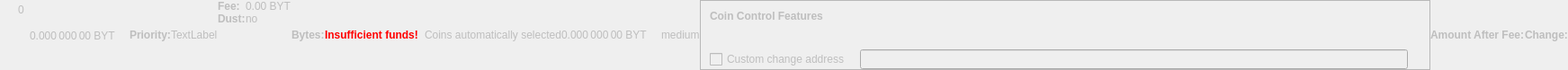
    <widget class="QWidget" name="dummyHideWidget" native="true">
     <property name="enabled">
      <bool>false</bool>
     </property>
     <property name="maximumSize">
      <size>
       <width>100</width>
       <height>22</height>
      </size>
     </property>
     <layout class="QHBoxLayout" name="dummyHideLayout">
      <property name="spacing">
       <number>0</number>
      </property>
      <property name="margin">
       <number>0</number>
      </property>
      <item>
       <layout class="QFormLayout" name="formLayoutCoinControl1">
        <property name="horizontalSpacing">
         <number>10</number>
        </property>
        <property name="verticalSpacing">
         <number>14</number>
        </property>
        <property name="leftMargin">
         <number>10</number>
        </property>
        <property name="topMargin">
         <number>4</number>
        </property>
        <property name="rightMargin">
         <number>6</number>
        </property>
        <item row="0" column="1">
         <widget class="QLabel" name="labelCoinControlBytes">
          <property name="cursor">
           <cursorShape>IBeamCursor</cursorShape>
          </property>
          <property name="contextMenuPolicy">
           <enum>Qt::ActionsContextMenu</enum>
          </property>
          <property name="text">
           <string notr="true">0</string>
          </property>
          <property name="textInteractionFlags">
           <set>Qt::LinksAccessibleByMouse|Qt::TextSelectableByKeyboard|Qt::TextSelectableByMouse</set>
          </property>
         </widget>
        </item>
       </layout>
      </item>
      <item>
       <widget class="QLabel" name="labelCoinControlAfterFee">
        <property name="enabled">
         <bool>false</bool>
        </property>
        <property name="sizePolicy">
         <sizepolicy hsizetype="Fixed" vsizetype="Fixed">
          <horstretch>0</horstretch>
          <verstretch>0</verstretch>
         </sizepolicy>
        </property>
        <property name="minimumSize">
         <size>
          <width>111</width>
          <height>12</height>
         </size>
        </property>
        <property name="maximumSize">
         <size>
          <width>111</width>
          <height>12</height>
         </size>
        </property>
        <property name="cursor">
         <cursorShape>IBeamCursor</cursorShape>
        </property>
        <property name="contextMenuPolicy">
         <enum>Qt::ActionsContextMenu</enum>
        </property>
        <property name="text">
         <string notr="true">0.000 000 00 BYT</string>
        </property>
        <property name="textInteractionFlags">
         <set>Qt::LinksAccessibleByMouse|Qt::TextSelectableByKeyboard|Qt::TextSelectableByMouse</set>
        </property>
       </widget>
      </item>
      <item>
       <widget class="QLabel" name="labelCoinControlPriorityText">
        <property name="enabled">
         <bool>false</bool>
        </property>
        <property name="font">
         <font>
          <weight>75</weight>
          <bold>true</bold>
         </font>
        </property>
        <property name="text">
         <string>Priority:</string>
        </property>
       </widget>
      </item>
      <item>
       <layout class="QHBoxLayout" name="horizontalLayout">
        <item>
         <widget class="QLabel" name="WarningLabel">
          <property name="text">
           <string>TextLabel</string>
          </property>
         </widget>
        </item>
       </layout>
      </item>
      <item>
       <layout class="QFormLayout" name="formLayoutCoinControl3">
        <property name="horizontalSpacing">
         <number>0</number>
        </property>
        <property name="verticalSpacing">
         <number>0</number>
        </property>
        <property name="leftMargin">
         <number>0</number>
        </property>
        <property name="topMargin">
         <number>0</number>
        </property>
        <property name="rightMargin">
         <number>0</number>
        </property>
        <item row="0" column="0">
         <widget class="QLabel" name="labelCoinControlFeeText">
          <property name="enabled">
           <bool>false</bool>
          </property>
          <property name="font">
           <font>
            <weight>75</weight>
            <bold>true</bold>
           </font>
          </property>
          <property name="text">
           <string>Fee:</string>
          </property>
          <property name="margin">
           <number>0</number>
          </property>
         </widget>
        </item>
        <item row="0" column="1">
         <widget class="QLabel" name="labelCoinControlFee">
          <property name="enabled">
           <bool>false</bool>
          </property>
          <property name="cursor">
           <cursorShape>IBeamCursor</cursorShape>
          </property>
          <property name="contextMenuPolicy">
           <enum>Qt::ActionsContextMenu</enum>
          </property>
          <property name="text">
           <string notr="true">0.00 BYT</string>
          </property>
          <property name="textInteractionFlags">
           <set>Qt::LinksAccessibleByMouse|Qt::TextSelectableByKeyboard|Qt::TextSelectableByMouse</set>
          </property>
         </widget>
        </item>
        <item row="1" column="0">
         <widget class="QLabel" name="labelCoinControlLowOutputText">
          <property name="enabled">
           <bool>false</bool>
          </property>
          <property name="font">
           <font>
            <weight>75</weight>
            <bold>true</bold>
           </font>
          </property>
          <property name="text">
           <string>Dust:</string>
          </property>
         </widget>
        </item>
        <item row="1" column="1">
         <widget class="QLabel" name="labelCoinControlLowOutput">
          <property name="enabled">
           <bool>false</bool>
          </property>
          <property name="cursor">
           <cursorShape>IBeamCursor</cursorShape>
          </property>
          <property name="contextMenuPolicy">
           <enum>Qt::ActionsContextMenu</enum>
          </property>
          <property name="text">
           <string>no</string>
          </property>
          <property name="textInteractionFlags">
           <set>Qt::LinksAccessibleByMouse|Qt::TextSelectableByKeyboard|Qt::TextSelectableByMouse</set>
          </property>
         </widget>
        </item>
       </layout>
      </item>
      <item>
       <widget class="QLabel" name="labelCoinControlBytesText">
        <property name="enabled">
         <bool>false</bool>
        </property>
        <property name="font">
         <font>
          <weight>75</weight>
          <bold>true</bold>
         </font>
        </property>
        <property name="text">
         <string>Bytes:</string>
        </property>
       </widget>
      </item>
      <item>
       <layout class="QFormLayout" name="formLayoutCoinControl2">
        <property name="horizontalSpacing">
         <number>0</number>
        </property>
        <property name="verticalSpacing">
         <number>0</number>
        </property>
        <property name="leftMargin">
         <number>0</number>
        </property>
        <property name="topMargin">
         <number>0</number>
        </property>
        <property name="rightMargin">
         <number>0</number>
        </property>
       </layout>
      </item>
      <item>
       <layout class="QHBoxLayout" name="horizontalLayoutCoinControl2">
        <property name="spacing">
         <number>0</number>
        </property>
        <property name="bottomMargin">
         <number>0</number>
        </property>
       </layout>
      </item>
      <item>
       <widget class="QLabel" name="labelCoinControlInsuffFunds">
        <property name="enabled">
         <bool>false</bool>
        </property>
        <property name="minimumSize">
         <size>
          <width>0</width>
          <height>0</height>
         </size>
        </property>
        <property name="font">
         <font>
          <weight>75</weight>
          <bold>true</bold>
         </font>
        </property>
        <property name="styleSheet">
         <string notr="true">color:red;font-weight:bold;</string>
        </property>
        <property name="text">
         <string>Insufficient funds!</string>
        </property>
        <property name="margin">
         <number>5</number>
        </property>
       </widget>
      </item>
      <item>
       <layout class="QFormLayout" name="formLayoutCoinControl4">
        <property name="horizontalSpacing">
         <number>0</number>
        </property>
        <property name="verticalSpacing">
         <number>0</number>
        </property>
        <property name="leftMargin">
         <number>0</number>
        </property>
        <property name="topMargin">
         <number>0</number>
        </property>
        <property name="rightMargin">
         <number>0</number>
        </property>
       </layout>
      </item>
      <item>
       <widget class="QLabel" name="labelCoinControlChangeLabel">
        <property name="enabled">
         <bool>false</bool>
        </property>
        <property name="sizePolicy">
         <sizepolicy hsizetype="Preferred" vsizetype="Expanding">
          <horstretch>0</horstretch>
          <verstretch>0</verstretch>
         </sizepolicy>
        </property>
        <property name="minimumSize">
         <size>
          <width>0</width>
          <height>0</height>
         </size>
        </property>
        <property name="text">
         <string/>
        </property>
        <property name="margin">
         <number>3</number>
        </property>
       </widget>
      </item>
      <item>
       <widget class="QLabel" name="labelCoinControlAutomaticallySelected">
        <property name="enabled">
         <bool>false</bool>
        </property>
        <property name="sizePolicy">
         <sizepolicy hsizetype="Fixed" vsizetype="Fixed">
          <horstretch>0</horstretch>
          <verstretch>0</verstretch>
         </sizepolicy>
        </property>
        <property name="minimumSize">
         <size>
          <width>0</width>
          <height>0</height>
         </size>
        </property>
        <property name="maximumSize">
         <size>
          <width>240</width>
          <height>16777215</height>
         </size>
        </property>
        <property name="text">
         <string>Coins automatically selected</string>
        </property>
        <property name="margin">
         <number>5</number>
        </property>
       </widget>
      </item>
      <item>
       <widget class="QLabel" name="labelCoinControlChange">
        <property name="enabled">
         <bool>false</bool>
        </property>
        <property name="sizePolicy">
         <sizepolicy hsizetype="Fixed" vsizetype="Fixed">
          <horstretch>0</horstretch>
          <verstretch>0</verstretch>
         </sizepolicy>
        </property>
        <property name="minimumSize">
         <size>
          <width>111</width>
          <height>0</height>
         </size>
        </property>
        <property name="maximumSize">
         <size>
          <width>111</width>
          <height>16777215</height>
         </size>
        </property>
        <property name="cursor">
         <cursorShape>IBeamCursor</cursorShape>
        </property>
        <property name="contextMenuPolicy">
         <enum>Qt::ActionsContextMenu</enum>
        </property>
        <property name="text">
         <string notr="true">0.000 000 00 BYT</string>
        </property>
        <property name="textInteractionFlags">
         <set>Qt::LinksAccessibleByMouse|Qt::TextSelectableByKeyboard|Qt::TextSelectableByMouse</set>
        </property>
       </widget>
      </item>
      <item>
       <widget class="QLabel" name="labelCoinControlPriority">
        <property name="enabled">
         <bool>false</bool>
        </property>
        <property name="cursor">
         <cursorShape>IBeamCursor</cursorShape>
        </property>
        <property name="contextMenuPolicy">
         <enum>Qt::ActionsContextMenu</enum>
        </property>
        <property name="text">
         <string>medium</string>
        </property>
        <property name="textInteractionFlags">
         <set>Qt::LinksAccessibleByMouse|Qt::TextSelectableByKeyboard|Qt::TextSelectableByMouse</set>
        </property>
       </widget>
      </item>
      <item>
       <widget class="QFrame" name="frameCoinControl">
        <property name="sizePolicy">
         <sizepolicy hsizetype="Expanding" vsizetype="Expanding">
          <horstretch>0</horstretch>
          <verstretch>0</verstretch>
         </sizepolicy>
        </property>
        <property name="maximumSize">
         <size>
          <width>16777215</width>
          <height>16777215</height>
         </size>
        </property>
        <property name="frameShape">
         <enum>QFrame::StyledPanel</enum>
        </property>
        <property name="frameShadow">
         <enum>QFrame::Sunken</enum>
        </property>
        <layout class="QVBoxLayout" name="verticalLayoutCoinControl2_2">
         <property name="spacing">
          <number>0</number>
         </property>
         <property name="margin">
          <number>0</number>
         </property>
         <item>
          <layout class="QVBoxLayout" name="verticalLayoutCoinControl" stretch="0,0,0,1">
           <property name="spacing">
            <number>0</number>
           </property>
           <property name="leftMargin">
            <number>10</number>
           </property>
           <property name="topMargin">
            <number>10</number>
           </property>
           <item>
            <layout class="QHBoxLayout" name="horizontalLayoutCoinControl1">
             <property name="bottomMargin">
              <number>15</number>
             </property>
             <item>
              <widget class="QLabel" name="labelCoinControlFeatures">
               <property name="enabled">
                <bool>false</bool>
               </property>
               <property name="sizePolicy">
                <sizepolicy hsizetype="Preferred" vsizetype="Maximum">
                 <horstretch>0</horstretch>
                 <verstretch>0</verstretch>
                </sizepolicy>
               </property>
               <property name="font">
                <font>
                 <weight>75</weight>
                 <bold>true</bold>
                </font>
               </property>
               <property name="styleSheet">
                <string notr="true">font-weight:bold;</string>
               </property>
               <property name="text">
                <string>Coin Control Features</string>
               </property>
              </widget>
             </item>
            </layout>
           </item>
           <item>
            <widget class="QWidget" name="widgetCoinControl" native="true">
             <property name="sizePolicy">
              <sizepolicy hsizetype="Preferred" vsizetype="Preferred">
               <horstretch>0</horstretch>
               <verstretch>0</verstretch>
              </sizepolicy>
             </property>
             <property name="minimumSize">
              <size>
               <width>0</width>
               <height>0</height>
              </size>
             </property>
             <property name="styleSheet">
              <string notr="true"/>
             </property>
             <layout class="QHBoxLayout" name="horizontalLayoutCoinControl5_2">
              <property name="margin">
               <number>0</number>
              </property>
              <item>
               <layout class="QHBoxLayout" name="horizontalLayoutCoinControl3">
                <property name="spacing">
                 <number>20</number>
                </property>
                <property name="topMargin">
                 <number>0</number>
                </property>
                <property name="bottomMargin">
                 <number>10</number>
                </property>
               </layout>
              </item>
             </layout>
            </widget>
           </item>
           <item>
            <layout class="QHBoxLayout" name="horizontalLayoutCoinControl4" stretch="0,0,0">
             <property name="spacing">
              <number>12</number>
             </property>
             <property name="sizeConstraint">
              <enum>QLayout::SetDefaultConstraint</enum>
             </property>
             <property name="topMargin">
              <number>5</number>
             </property>
             <property name="rightMargin">
              <number>5</number>
             </property>
             <item>
              <widget class="QCheckBox" name="checkBoxCoinControlChange">
               <property name="enabled">
                <bool>false</bool>
               </property>
               <property name="toolTip">
                <string>If this is activated, but the change address is empty or invalid, change will be sent to a newly generated address.</string>
               </property>
               <property name="text">
                <string>Custom change address</string>
               </property>
              </widget>
             </item>
             <item>
              <widget class="QValidatedLineEdit" name="lineEditCoinControlChange">
               <property name="enabled">
                <bool>false</bool>
               </property>
               <property name="sizePolicy">
                <sizepolicy hsizetype="Expanding" vsizetype="Fixed">
                 <horstretch>0</horstretch>
                 <verstretch>0</verstretch>
                </sizepolicy>
               </property>
              </widget>
             </item>
             <item>
              <widget class="QLabel" name="labelCoinControlChangeLabel_2">
               <property name="sizePolicy">
                <sizepolicy hsizetype="Preferred" vsizetype="Expanding">
                 <horstretch>0</horstretch>
                 <verstretch>0</verstretch>
                </sizepolicy>
               </property>
               <property name="minimumSize">
                <size>
                 <width>0</width>
                 <height>0</height>
                </size>
               </property>
               <property name="text">
                <string/>
               </property>
               <property name="margin">
                <number>3</number>
               </property>
              </widget>
             </item>
            </layout>
           </item>
           <item>
            <spacer name="verticalSpacerCoinControl">
             <property name="orientation">
              <enum>Qt::Vertical</enum>
             </property>
             <property name="sizeHint" stdset="0">
              <size>
               <width>800</width>
               <height>1</height>
              </size>
             </property>
            </spacer>
           </item>
          </layout>
         </item>
        </layout>
       </widget>
      </item>
      <item>
       <widget class="QLabel" name="labelCoinControlAfterFeeText">
        <property name="enabled">
         <bool>false</bool>
        </property>
        <property name="minimumSize">
         <size>
          <width>0</width>
          <height>0</height>
         </size>
        </property>
        <property name="maximumSize">
         <size>
          <width>16777215</width>
          <height>16777215</height>
         </size>
        </property>
        <property name="font">
         <font>
          <weight>75</weight>
          <bold>true</bold>
         </font>
        </property>
        <property name="text">
         <string>Amount After Fee:</string>
        </property>
        <property name="alignment">
         <set>Qt::AlignLeading|Qt::AlignLeft|Qt::AlignVCenter</set>
        </property>
        <property name="margin">
         <number>0</number>
        </property>
       </widget>
      </item>
      <item>
       <widget class="QLabel" name="labelCoinControlChangeText">
        <property name="enabled">
         <bool>false</bool>
        </property>
        <property name="sizePolicy">
         <sizepolicy hsizetype="Preferred" vsizetype="Preferred">
          <horstretch>0</horstretch>
          <verstretch>0</verstretch>
         </sizepolicy>
        </property>
        <property name="minimumSize">
         <size>
          <width>0</width>
          <height>0</height>
         </size>
        </property>
        <property name="maximumSize">
         <size>
          <width>16777215</width>
          <height>16777215</height>
         </size>
        </property>
        <property name="font">
         <font>
          <weight>75</weight>
          <bold>true</bold>
         </font>
        </property>
        <property name="text">
         <string>Change:</string>
        </property>
        <property name="alignment">
         <set>Qt::AlignLeading|Qt::AlignLeft|Qt::AlignVCenter</set>
        </property>
       </widget>
      </item>
     </layout>
    </widget>
